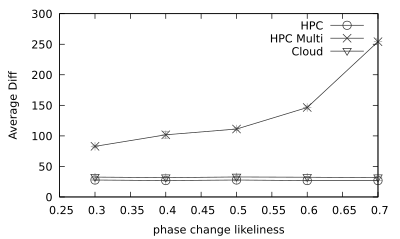

The script that saved this image:
#set term png size 800,400
#set output 'by-likeliness-avgdiff.png'

set terminal pdf size 4,2.4
set output 'by-likeliness-avgdiff.pdf'

#x axis formatting
set xlabel 'phase change likeliness'

#y axis formatting
set ylabel 'Average Diff'

# styles
set style line 1 \
    linecolor rgb '#303030' \
    linetype 1 linewidth 1.0 \
    pointtype 6 pointsize 1.0
set style line 2 \
    linecolor rgb '#303030' \
    linetype 1 linewidth 1.0 \
    pointtype 25 pointsize 1.0
set style line 3 \
    linecolor rgb '#A0A0A0' \
    linetype 1 linewidth 1
set style line 4 \
    linecolor rgb '#303030' \
    linetype 1 linewidth 1.0 \
    pointtype 17 pointsize 1.0

set autoscale

plot \
    "by-likeliness-avgdiff-hpc.csv" using 1:2:3 with errorbars ls 3 notitle, "" using 1:2 with linespoints ls 1 title 'HPC', \
    "by-likeliness-avgdiff-hpcmulti.csv" using 1:2:3 with errorbars ls 3 notitle, "" using 1:2 with linespoints ls 4 title 'HPC Multi', \
    "by-likeliness-avgdiff-uninet.csv" using 1:2:3 with errorbars ls 3 notitle, "" using 1:2 with linespoints ls 2 title 'Cloud'
